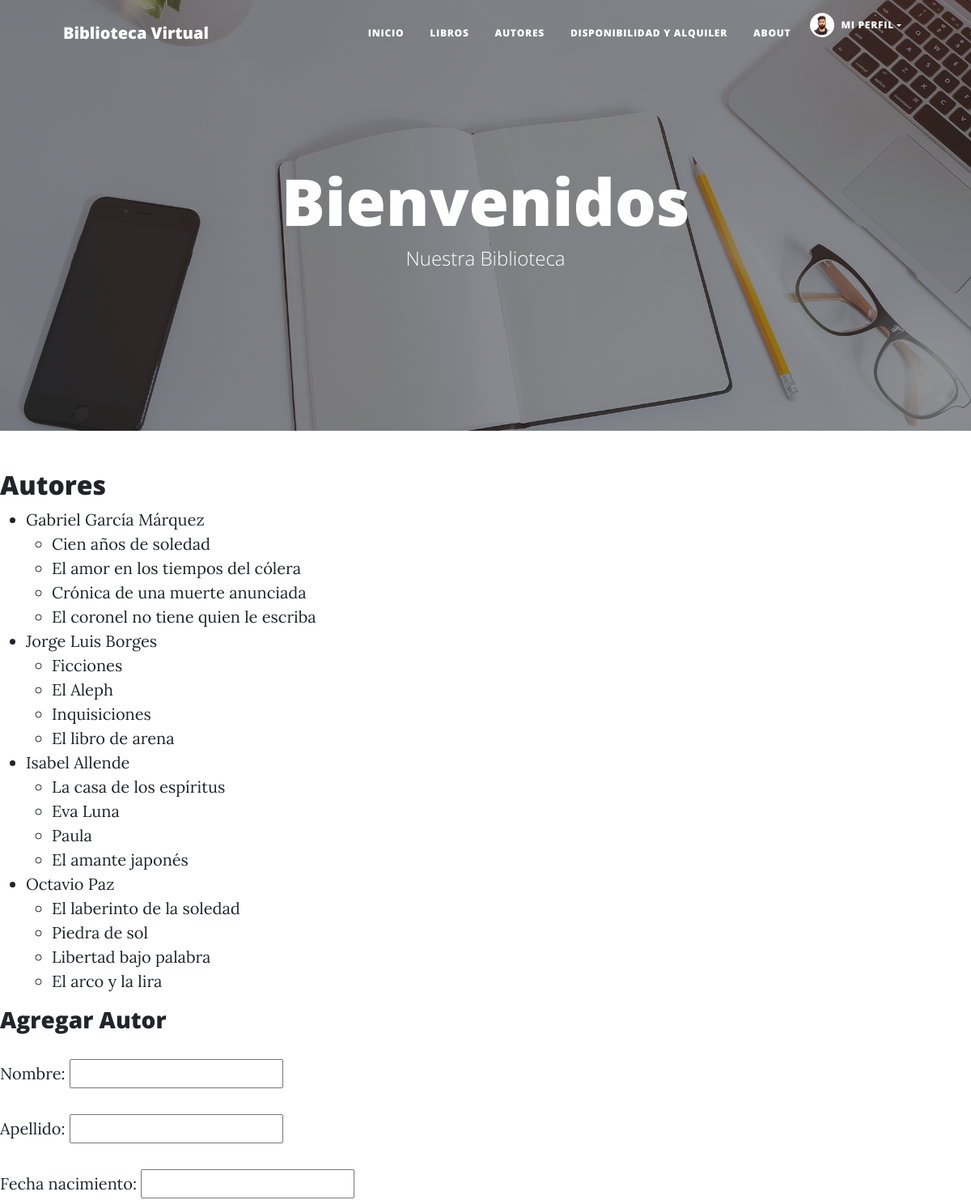
Before: /autores/ (signed in, upper part) with the older database file.
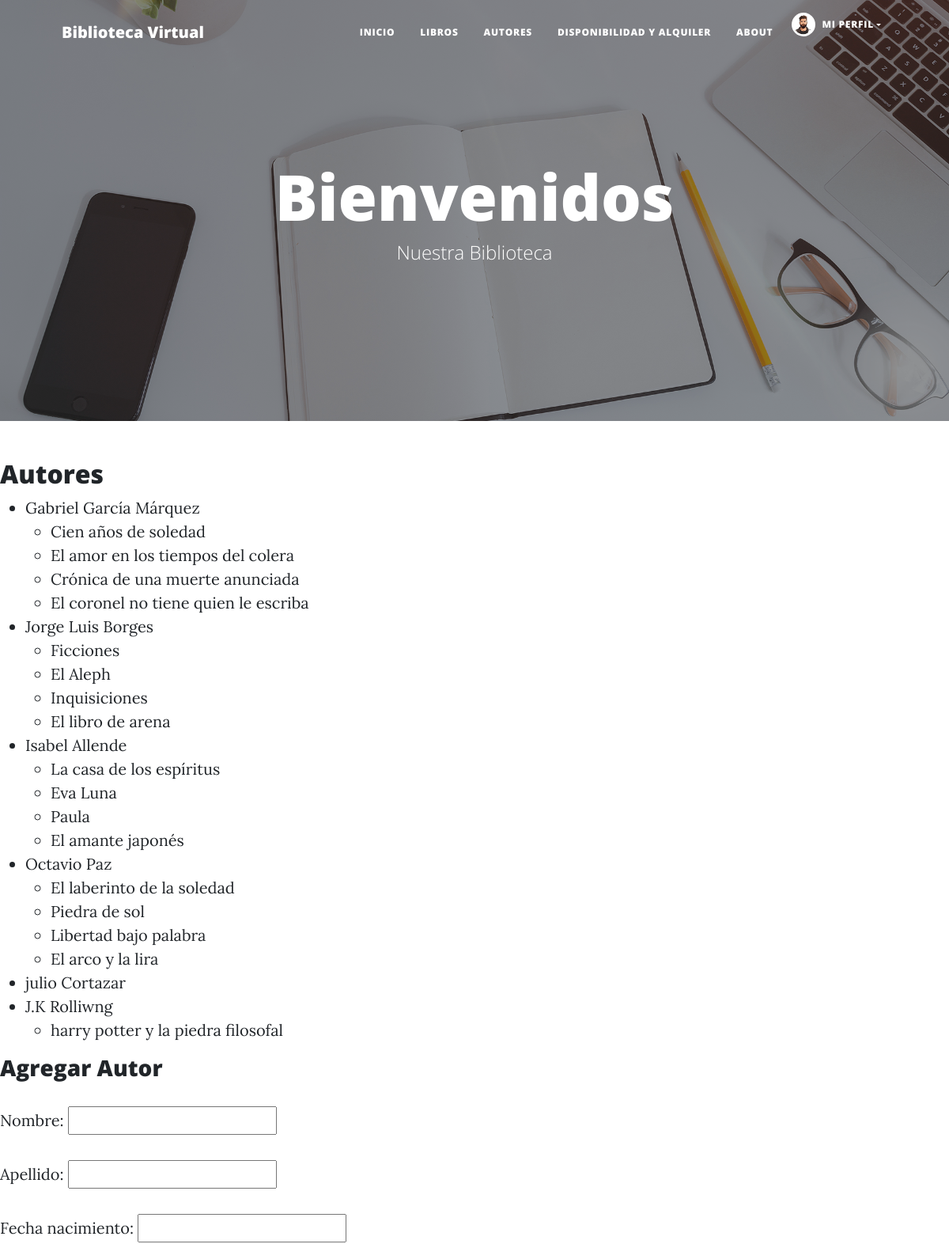
After: the same page with the newer database file.
### users/models.py (models this page shows, shortened)
class CustomUser(AbstractUser):
    email = models.EmailField(unique=True)
    username = models.CharField(max_length=150, unique=True)
    avatar = models.ImageField(upload_to='avatars/', null=True, blank=True)

### AppBiblioteca/models.py (models this page shows, shortened)
class Autor(models.Model):
    nombre = models.CharField(max_length=100)
    apellido = models.CharField(max_length=100)
    fecha_nacimiento = models.DateField()
    nacionalidad = models.CharField(max_length=100)

class Libro(models.Model):
    titulo = models.CharField(max_length=200)
    autor = models.ForeignKey(Autor, on_delete=models.CASCADE )
    fecha_publicacion = models.DateField()
    isbn = models.CharField(max_length=13, unique=True )
    disponible = models.BooleanField(default=True)
    portada = models.ImageField(upload_to='portadas/', null=True, blank=True)

### AppBiblioteca/views.py (the view, shortened to what this page needs)
# urls.py: path('autores/', ListarAutoresView.as_view(), name='listar_autores'),
class ListarAutoresView(LoginRequiredMixin, ListView, FormMixin):
    model = Autor
    template_name = 'AppBiblioteca/listar_autores.html'
    context_object_name = 'autores'
    form_class = AutorForm
    success_url = reverse_lazy('listar_autores')
    def get_context_data(self, **kwargs):
        context = super().get_context_data(**kwargs)
        context['form'] = self.get_form()
        return context

### AppBiblioteca/forms.py (shortened to what this page needs)
class AutorForm(forms.ModelForm):
    class Meta:
        model = Autor
        fields = ['nombre', 'apellido', 'fecha_nacimiento', 'nacionalidad']

### AppBiblioteca/templates/AppBiblioteca/listar_autores.html (shortened to what this page needs)
{% extends 'AppBiblioteca/base.html' %}
{% block ContenidoQueCambia %}
<h2>Autores</h2>
<ul>
    {% for autor in autores %}
        <li>{{ autor.nombre }} {{ autor.apellido }}</li>
        <ul>
            {% for libro in autor.libro_set.all %}
                <li>{{ libro.titulo }}</li>
            {% endfor %}
        </ul>
    {% endfor %}
</ul>
<h3>Agregar Autor</h3>
<form method="post" enctype="multipart/form-data">
    {{ form.as_p }}
</form>
{% endblock %}

### AppBiblioteca/templates/AppBiblioteca/Base.html (shortened to what this page needs)
{% load static %}
<!DOCTYPE html>
<html lang="en">
<head>
    <link href="{% static 'AppBiblioteca/css/styles.css' %}" rel="stylesheet" />
</head>
<body>
    <nav class="navbar navbar-expand-lg navbar-light" id="mainNav">
        <div class="container px-4 px-lg-5">
            <a class="navbar-brand" href="{% url 'pagina_inicio' %}">Biblioteca Virtual</a>
            <div class="collapse navbar-collapse" id="navbarResponsive">
                <ul class="navbar-nav ms-auto py-4 py-lg-0">
                    <li class="nav-item"><a class="nav-link px-lg-3 py-3 py-lg-4" href="{% url 'pagina_inicio' %}">Inicio</a></li>
                    <li class="nav-item"><a class="nav-link px-lg-3 py-3 py-lg-4" href="{% url 'listar_libros' %}">Libros</a></li>
                    <li class="nav-item"><a class="nav-link px-lg-3 py-3 py-lg-4" href="{% url 'listar_autores' %}">Autores</a></li>
                    <li class="nav-item"><a class="nav-link px-lg-3 py-3 py-lg-4" href="{% url 'disponibilidad_y_alquiler' %}">Disponibilidad y Alquiler</a></li>
                    <li class="nav-item"><a class="nav-link px-lg-3 py-3 py-lg-4" href="{% url 'about' %}">About</a></li>
                    <li class="nav-item dropdown">
                        <a class="nav-link dropdown-toggle d-flex align-items-center" href="#" id="authDropdown" role="button" data-bs-toggle="dropdown" aria-expanded="false">
                            {% if user.is_authenticated %}
                                {% if user.avatar %}
                                    <img src="{{ user.avatar.url }}" alt="Avatar de {{ user.username }}" class="rounded-circle" style="width: 30px; height: 30px; object-fit: cover; margin-right: 8px;">
                                {% endif %}
                                Mi Perfil
                            {% else %}
                                Ingresar
                            {% endif %}
                        </a>
                    </li>
                </ul>
            </div>
        </div>
    </nav>
    <header class="masthead" style="background-image: url('{% static 'AppBiblioteca/assets/img/home-bg.jpg' %}')">
        <div class="container position-relative px-4 px-lg-5">
            <div class="row gx-4 gx-lg-5 justify-content-center">
                <div class="col-md-10 col-lg-8 col-xl-7">
                    <div class="site-heading">
                        <h1>Bienvenidos</h1>
                        <span class="subheading">Nuestra Biblioteca</span>
                    </div>
                </div>
            </div>
        </div>
    </header>
    {% block ContenidoQueCambia %}
    {% endblock %}
</body>
</html>

Changed rows visible on the page:
changed Libro: titulo "El amor en los tiempos del cólera" → "El amor en los tiempos del colera"
added Autor: nombre "julio", apellido "Cortazar"
added Autor: nombre "J.K", apellido "Rolliwng"
added Libro: titulo "harry potter y la piedra filosofal", shown under "J.K"
